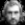

Reproduce this figure in Python.
import numpy as np
import matplotlib.pyplot as plt
from PIL import Image
import cmath
import sys

sigma=sys.argv[2]
nombre_imagen=sys.argv[1]

pi = np.pi * 2.0


from PIL import Image
def black_and_white():
	global nombre_imagen
	image = Image.open(nombre_imagen)
	bw = image.convert('L')
	bw.save("imagenbw.png")

#comvierte la imagen en blanco y negro
black_and_white()
image=plt.imread("imagenbw.png")
M=(np.shape(image)[0])
N=(np.shape(image)[1])

#codigo para la transformada, retorna la transformada en formato matricial 
def FT(image):
	global M, N
	M=(np.shape(image)[0])
	N=(np.shape(image)[1])
	dft2d_b = Mat=np.zeros((M,N), dtype= complex)
	pixels = image
	for k in range(M):
		for l in range(N):
			suma = 0.0
			for m in range(M):
				for n in range(N):
					e = cmath.exp(-1j*pi*(float(k*m)/M + float(l*n)/N))
					suma = suma + pixels[m, n]* e
			dft2d_b[l][k] = suma / M /N 
	return (dft2d_b)

#codigo para la transformada inversa, retorna la imagen en formato matricial
def IFT(dft2d_b):
	global M, N 
	pixels = Mat=np.zeros((M,N), dtype= float)
	for m in range(M):
		for n in range(N):
			suma = 0.0
			for k in range(M):
				for l in range(N):
					e = cmath.exp(1j*pi*(float(k*m)/M + float(l*n)/N))
					suma = suma + dft2d_b[l][k] * e
			black= (suma.real)
			pixels[m,n]=black
	return (pixels)

#codigo para una gaussiana en dos dimensiones
def gauss():
	global sigma
	global M, N
	x, y = np.meshgrid(np.linspace(0.0,N-1,N), np.linspace(0.0,M-1,M))
	d = np.sqrt(x*x+y*y)
	mu = 0.0
	g = np.exp(-( (d-mu)**2 / ( 2.0 * float(sigma)**2.0 ) ) )
	return (g)

imagen = FT(image)
kernel= FT(gauss())

transform=IFT(imagen*kernel)
plt.figure()
plt.imshow(transform, cmap="gray")
plt.imsave("suave.png",transform[:,:], cmap= plt.cm.gray)
